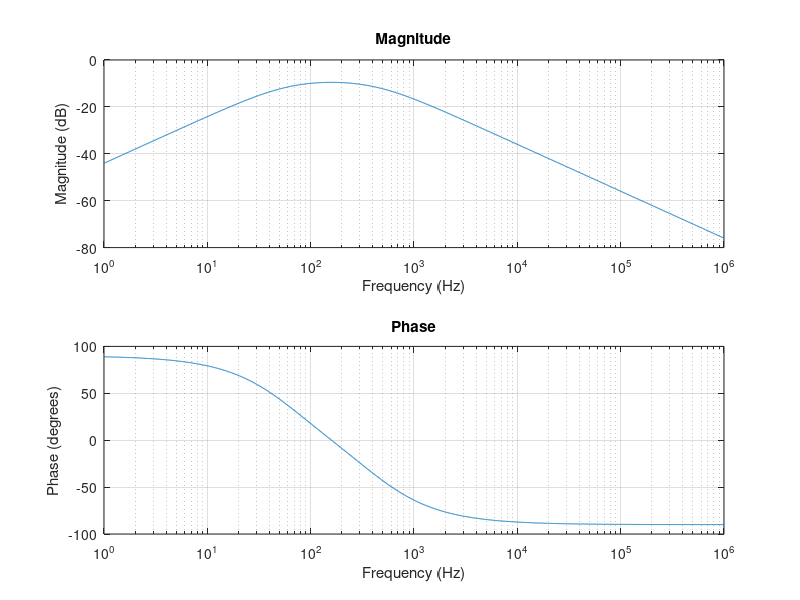

This chart was generated by the following MATLAB code:
%Component values 
R1 = 1e3;
R2 = 1e3;
C1 = 1e-6;
C2 = 1e-6;

f = logspace(0, 6, 2000);
w = 2*pi*f;
s = 1j*w;

H = (s*C1*R1) ./ (1 + s.*(C1*R1 + C2*R2 + C2*R1) + (s.^2).*(R1*R2*C1*C2));




figure;
subplot(2,1,1);
semilogx(f, 20*log10(abs(H)));
grid on;
xlabel('Frequency (Hz)');
ylabel('Magnitude (dB)');
title('Magnitude')

subplot(2,1,2);
semilogx(f, angle(H)*180/pi);
grid on;
ylabel('Phase (degrees)');
xlabel('Frequency (Hz)');
title('Phase');
